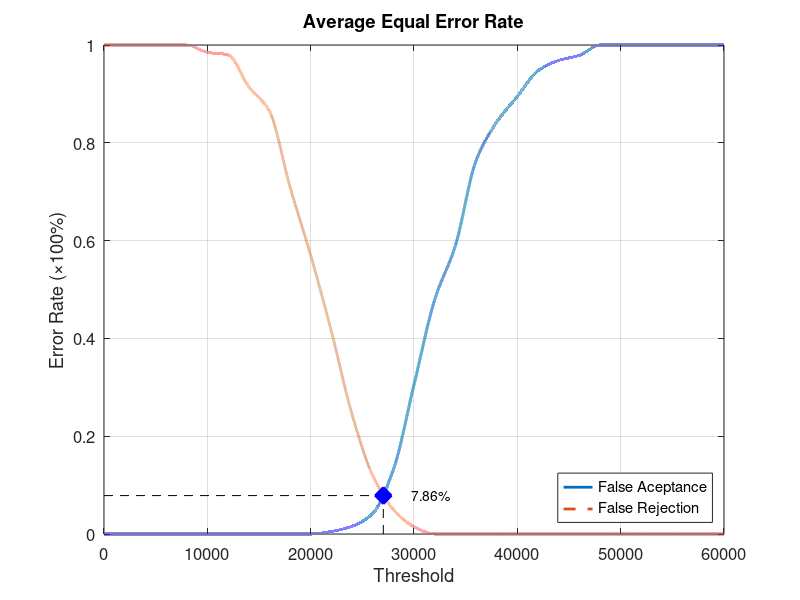
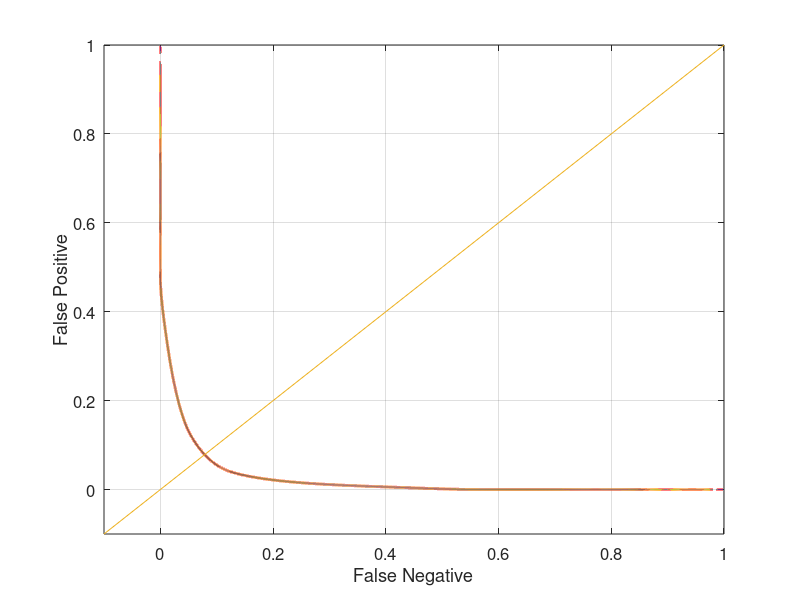

These charts were generated, in order, by the following MATLAB code:
function yEER = Database4_3
close all;
clear;
clc;
x = 0:2000:60000;
xq = 0:0.5:60000;

y0 = [0 0 0 0 0 0 0 0 0 0 0 0.00526316 0.0157895 0.0421053 0.131579 0.305263 0.478947 0.589474 0.763158 0.842105 0.894737 0.947368 0.968421 0.978947 1 1 1 1 1 1 1];
yy0 = interp1(x, y0, xq, 'pchip');
y1 = [1 1 1 1 1 0.985 0.98 0.915 0.865 0.71 0.57 0.415 0.245 0.12 0.05 0.015 0 0 0 0 0 0 0 0 0 0 0 0 0 0 0];
yy1 = interp1(x, y1, xq, 'pchip');

% Calculating EER: 
y2 = abs(y0 - y1);
find(y2 == min(y2))
yy2 = abs(yy0 - yy1);
xEER = find(yy2 == min(yy2));
xEERIndex = xq(xEER) % X-axis EER
yEER = yy0(xEER) % Y-axis EER

main = figure
plot(xq, yy0,'-','LineWidth', 2);	hold on
plot(xq, yy1,'--','LineWidth', 2);	hold on
plot([xEERIndex xEERIndex], [0 yEER], 'k--');	hold on
plot([0 xEERIndex], [yEER yEER], 'k--');	hold on
plot(xEERIndex, yEER, 'bx', 'LineWidth', 10);	hold on
text(xEERIndex + 10 * xEERIndex / 100, yEER, [num2str(round((10000 * yEER)) / 100) '%'])
legend('False Aceptance', 'False Rejection', 'Location', 'SouthEast')
xlabel('Threshold')
ylabel('Error Rate (\times100%)')
title('Average Equal Error Rate')
set(gca, 'FontSize', 12)
axis([0 60000 0 1])
grid on

print(main, 'Database4_3Main', '-dpng');
FNRxFPR = figure('Color', [1 1 1]);
plot(yy1, yy0, '-', yy1, yy0, 'LineWidth', 2);
hold on
y = -0.1:0.1:1
plot(y, y); 
set(gca, 'FontSize', 12)
xlabel('False Negative')
ylabel('False Positive')
axis([-0.1 1 -0.1 1])
set(gca, 'FontSize', 12)
grid on

print(FNRxFPR, 'Database4_3FNRxFPR','-dpng');
end
